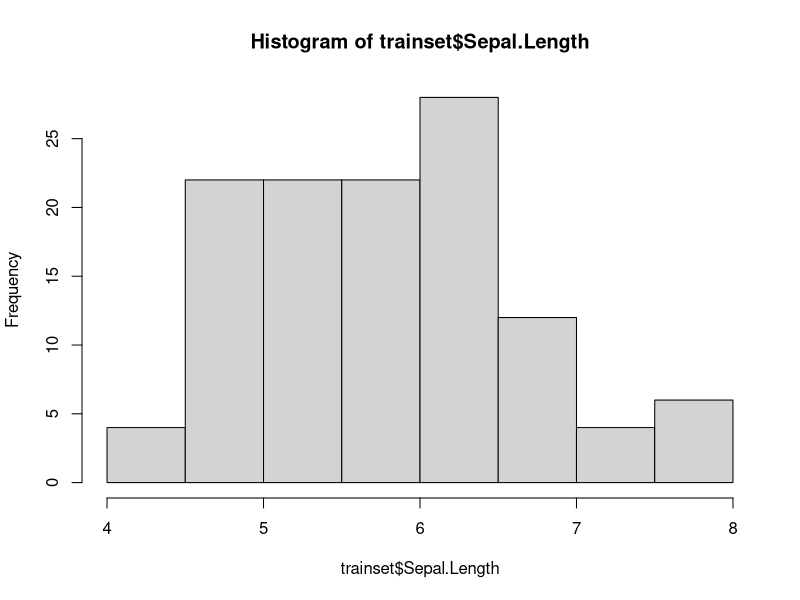
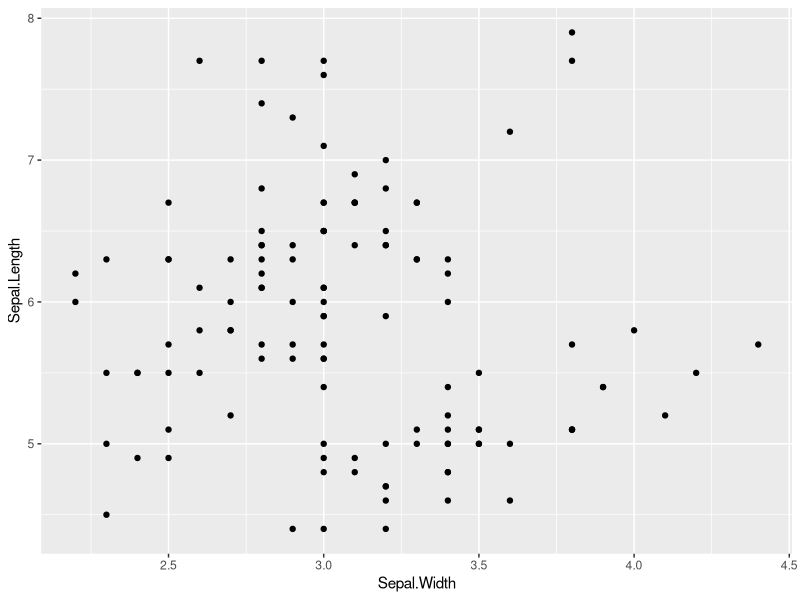
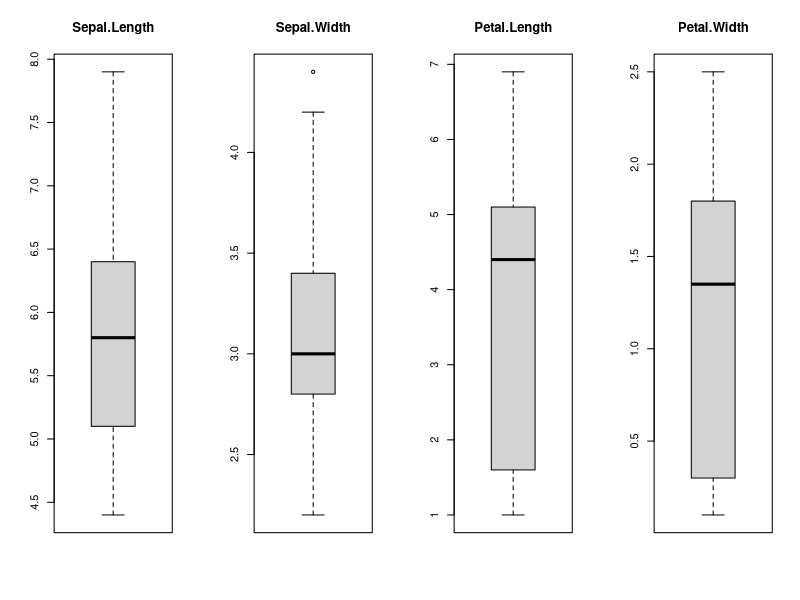
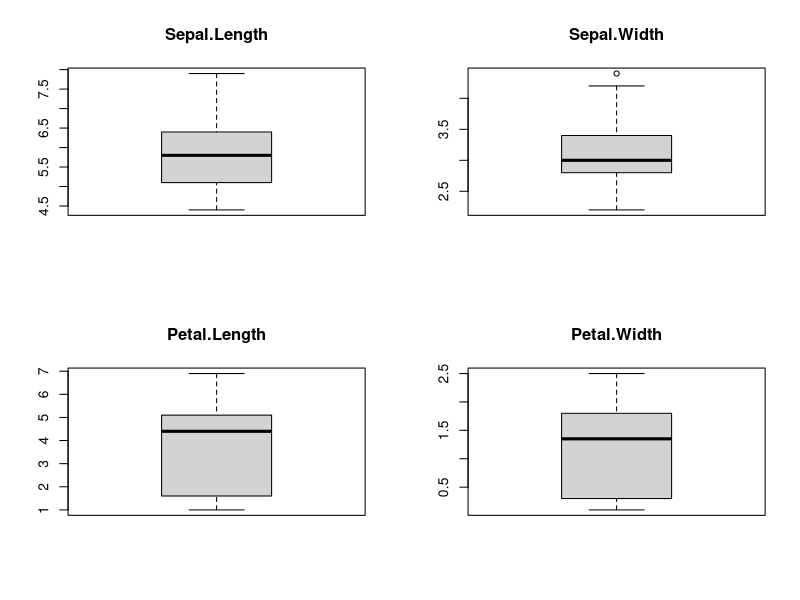
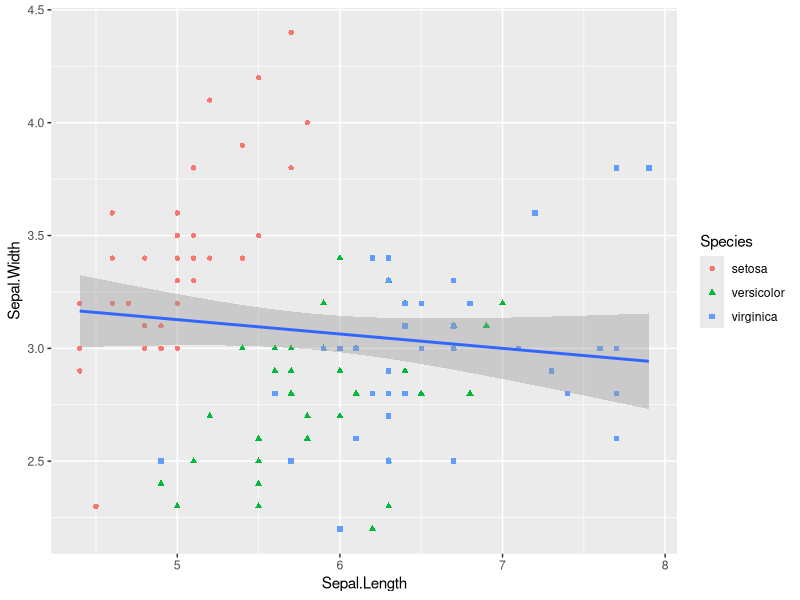
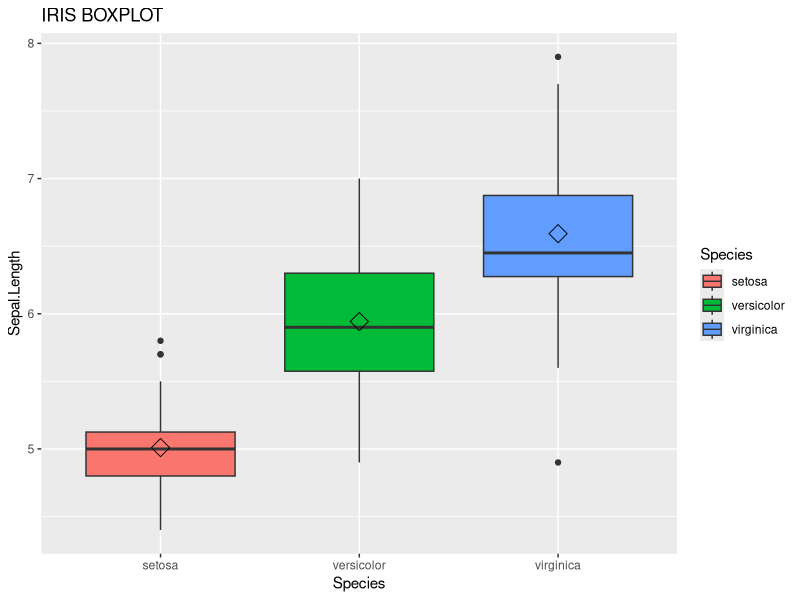
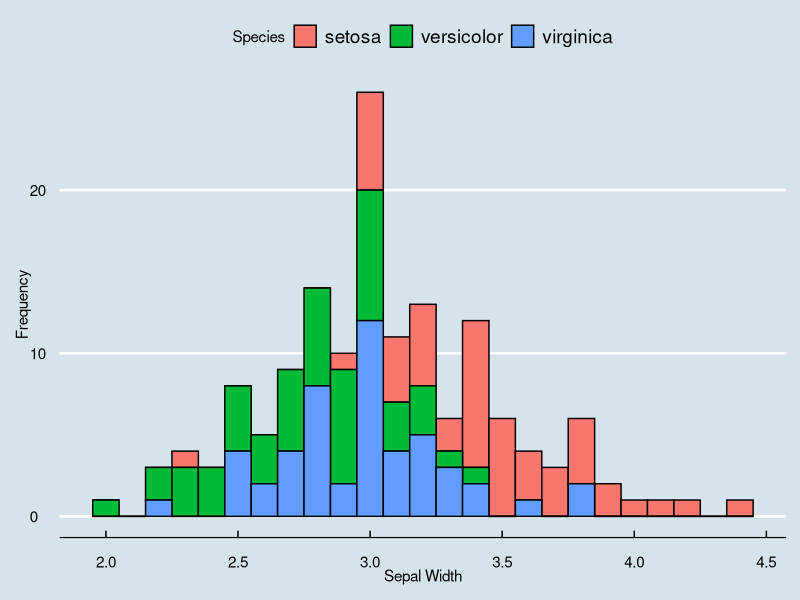
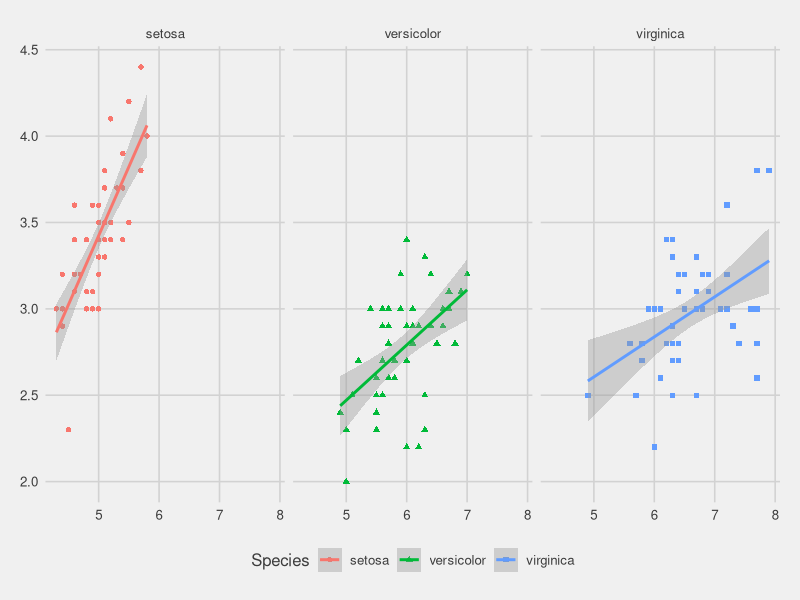

Recreate these plots in R, in order. (Note: this script raises an error after producing the figures.)
data(iris)
library(caret)
index <- createDataPartition(iris$Species, p = 0.8, list = FALSE)
testset <- iris[-index,]
trainset <- iris[index,]

# Performing EDA (Exploratory Data Analysis)

dim(trainset)
str(trainset)
summary(trainset)
levels(trainset$Species)

hist(trainset$Sepal.Length)
ggplot(data = trainset, aes(Sepal.Width, Sepal.Length)) + geom_point()

# Boxplot
par(mfrow = c(1,4))
  for (i in 1:4) {
  boxplot(trainset[,i], main = names(trainset)[i])
}

par(mfrow = c(2,2))
  for (i in 1:4){
    boxplot(trainset[,i], main = names(trainset)[i])
  }

g <- ggplot(data = trainset, aes(Sepal.Length, Sepal.Width))+
  geom_point(aes(color = Species, shape = Species)) + geom_smooth(method = "lm")
g


gg <- ggplot(data = trainset, aes(x = Species, y = Sepal.Length)) +
  geom_boxplot(aes(fill = Species)) + 
  stat_summary(fun.y = mean, shape = 5, size = 4, geom = 'point') +
  ggtitle("IRIS BOXPLOT")
gg

library(ggthemes)
histogram <- ggplot(data = iris, aes(Sepal.Width)) +
  geom_histogram(aes(fill = Species), color = 'black', binwidth = 0.1) +
  theme_economist() + xlab("Sepal Width") + ylab("Frequency")

print(histogram)

#Faceting: Creating multiple charts in one plot

facet <- ggplot(data = iris, aes(Sepal.Length, Sepal.Width, color = Species)) + 
  geom_point(aes(shape = Species), size = 1.5) +
  geom_smooth(method = 'lm') + theme_fivethirtyeight() +
  facet_grid(.~Species) #Along rows
facet

print(model.rpart)


# Growing a tree
library(rpart)
control = rpart.control(minsplit = 20, cp = 0.01)
tree <- rpart(Species ~ Sepal.Length + Sepal.Width + Petal.Length 
              + Petal.Width, data = trainset, method = "class", control = control)

plot(tree, uniform = TRUE)
text(tree, use.n = TRUE, cex = 0.8)


##------------------------------- RANDOM FOREST --------------------------------##

#Random Forest
library(randomForest)
forest_1 <- randomForest(Species ~., data = trainset, importance = TRUE)
forest_1
forest_2 <- randomForest(Species ~., data = trainset, mtry = 6, ntree = 400,
                           importance = TRUE)

forest_2
predict_train <- predict(forest_2, trainset, type = "class")
table(predict_train, trainset$Species)
predict_test <- predict(forest_2, testset, type = "class")
table(predict_test, testset$Species)
mean(predict_test == testset$Species)
importance(forest_2)
varImpPlot(forest_2)
predict_2 <- predict(forest_2, testing, type = "class")
predict_2
library(rpart)
library(caret)
confusionMatrix(predict_test, testset$Species)


##---------------------------- END OF RANDOM FOREST --------------------------##

##--------------------------- KNN ---------------------------------------##

library(caret)
set.seed(7)
model_knn <- train(Species~., data = trainset, method = "knn",metric=metric, 
                   trcontrol = control)
predict_knn <- predict(model_knn, data = testset)
confusionMatrix(predict_knn, testset$Species)
